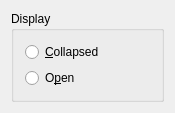
<ui version="4.0">
 <class>ERTUi</class>
 <widget class="QWidget" name="ERTUi">
  <property name="geometry">
   <rect>
    <x>0</x>
    <y>0</y>
    <width>175</width>
    <height>99</height>
   </rect>
  </property>
  <property name="windowTitle">
   <string/>
  </property>
  <property name="sizeGripEnabled" stdset="0">
   <bool>true</bool>
  </property>
  <layout class="QVBoxLayout">
   <property name="spacing">
    <number>6</number>
   </property>
   <property name="margin">
    <number>11</number>
   </property>
   <item>
    <widget class="QGroupBox" name="ertBG">
     <property name="title">
      <string>Display</string>
     </property>
     <layout class="QVBoxLayout">
      <property name="spacing">
       <number>6</number>
      </property>
      <property name="margin">
       <number>11</number>
      </property>
      <item>
       <widget class="QRadioButton" name="collapsedRB">
        <property name="toolTip">
         <string>Show ERT button only</string>
        </property>
        <property name="text">
         <string>&amp;Collapsed</string>
        </property>
       </widget>
      </item>
      <item>
       <widget class="QRadioButton" name="openRB">
        <property name="toolTip">
         <string>Show ERT contents</string>
        </property>
        <property name="text">
         <string>O&amp;pen</string>
        </property>
       </widget>
      </item>
     </layout>
    </widget>
   </item>
  </layout>
 </widget>
 <includes>
  <include location="local">qt_i18n.h</include>
 </includes>
 <resources/>
 <connections/>
</ui>
